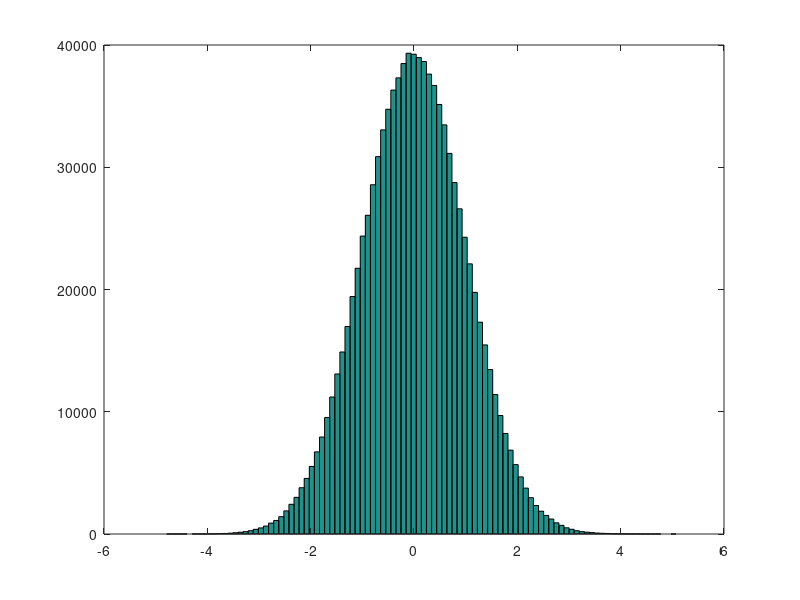

Here is the MATLAB script that generated this plot:
zeros(5,6)
ones(4,2)
diag([7,3,9,1])
rand(3,4)

randi(10,5,4)
randi([5 10],2,7)

randn(5,2)
r = randn(1,1000000);
hist(r,100)

%rng es el seed de matlab para hacer random
rng(0)
rand(1,3)